Frame 1 (no input): blank canvas, image omitted
Frame 60 (no input): blank canvas, image omitted
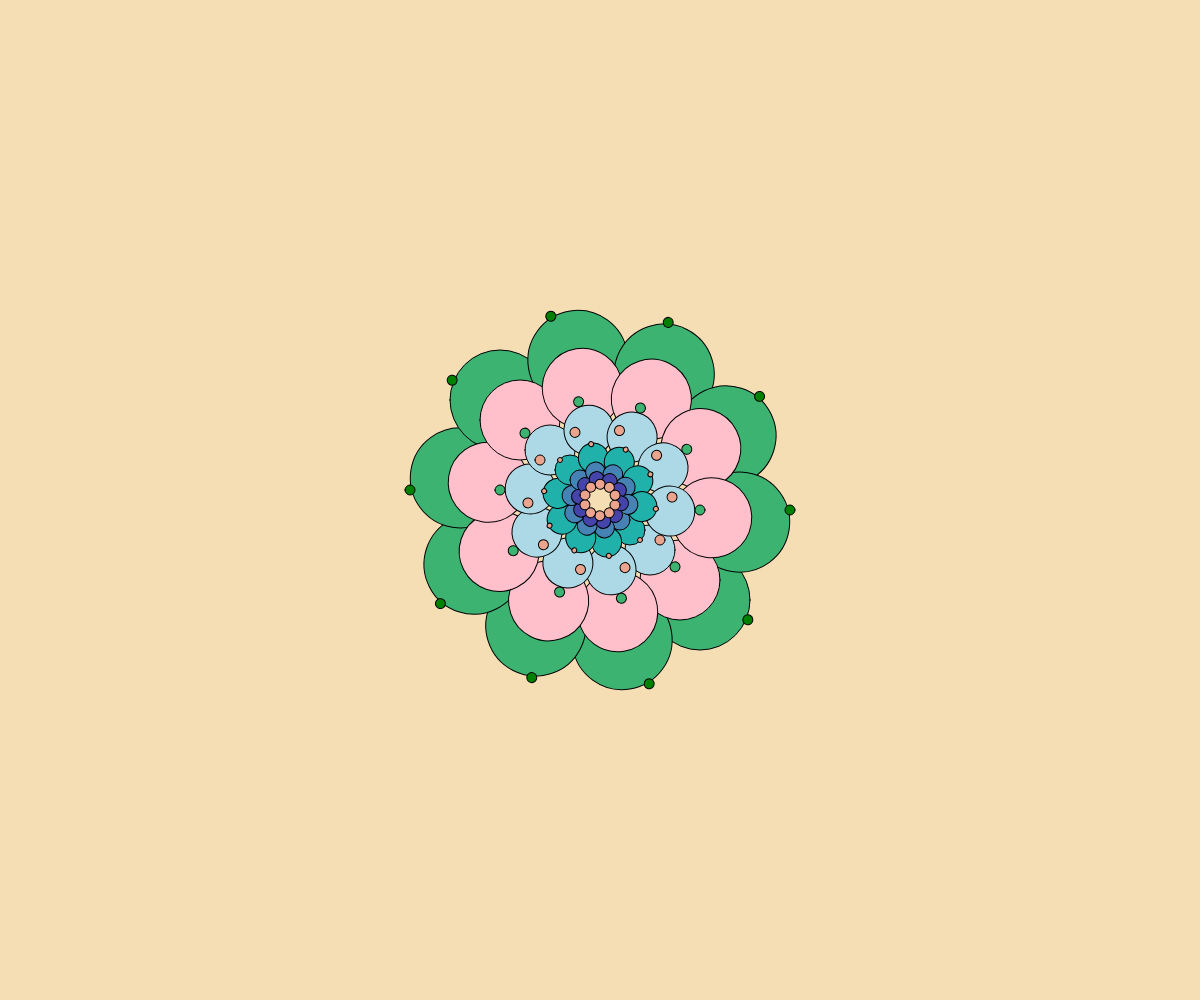
Frame 120 (the mouse pressed at the canvas centre since frame 60)

The p5.js sketch whose frames 1 and 60 were blank and that drew this single picture after the mouse press (run headless with seeded random() and noise() and a simulated clock; from frame 60 on, the mouse is pressed at the canvas centre):

// p5.js sketch
// ── sketch.js
function setup() {
  if(window.innerWidth < 768){
createCanvas(windowWidth, windowHeight * 0.65);
  }else{
createCanvas(windowWidth, windowHeight);
  }  angleMode(DEGREES);
}

function draw() {
  background("wheat");
 
  let d = map(mouseX, 0, width, 0, 2);//number you want to change, minuim and max of that number, min and max of the range you want to translate it to. 

  translate(width/2, height/2);
  scale(d);
  
  for (let i = 0; i < 10; i++) {
    push();
    rotate(i * 36);
fill('mediumseagreen')
    circle(100, 100, 100);
    pop();
  }
  for (let i = 0; i < 10; i++) {
    push();
    rotate(i * 36);
fill('pink')
    circle(80, 80, 80);
    pop();
  }
  for (let i = 0; i < 10; i++) {
    push();
    rotate(i * 36); 
fill('lightblue')
    circle(50, 50, 50);
    pop();
  }
  for (let i = 0; i < 10; i++) {
    push();
    rotate(i * 36);
fill('lightseagreen')
    circle(30, 30, 30);
    pop();
  }

  for (let i = 0; i < 10; i++) {
    push();
    rotate(i * 36);
fill('steelblue')
    circle(20, 20, 20);
    pop();
  }
  for (let i = 0; i < 10; i++) {
    push();
    rotate(i * 36); 
    fill('rgb(68,68,170)')
    circle(15, 15, 15);
    pop();
  }
  for (let i = 0; i < 10; i++) {
    push();
    rotate(i * 36); 
    fill("mediumseagreen")
    circle(100, 10, 10);
    pop();
  }
  
    for (let i = 0; i < 10; i++) {
    push();
    rotate(i * 36); 
    fill("green")
    circle(190, 10, 10);
    pop();
  }
  
  for (let i = 0; i < 10; i++) {
    push();
    rotate(i * 36); 
    fill("rgb(235,165,142)")
    circle(15, 5, 10);
    pop();
  }
    for (let i = 0; i < 10; i++) {
    push();
    rotate(i * 36); 
    fill("rgb(235,165,142)")
    circle(40, 40, 5);
    pop();
  }
      for (let i = 0; i < 10; i++) {
    push();
    rotate(i * 36); 
    fill("rgb(235,165,142)")
    circle(60, 40, 10);
    pop();
  }
}
